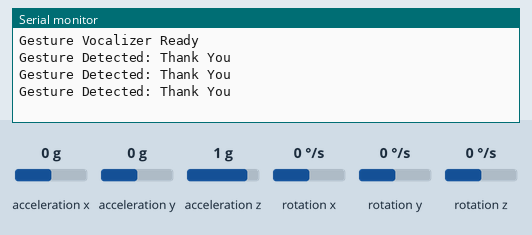
Bench run of a sketch on a simulated Arduino Uno, built with avr-gcc and run on an emulated ATmega328P. Shown: the last lines printed to the serial monitor. Inputs (shaded band) come from the test bench; at power-on: acceleration x 0 g, acceleration y 0 g, acceleration z 1 g, rotation x 0 °/s, rotation y 0 °/s, rotation z 0 °/s.

Above: at 1.2 s.
1.3 s: acceleration x set to -1.4 g
At 2.0 s:
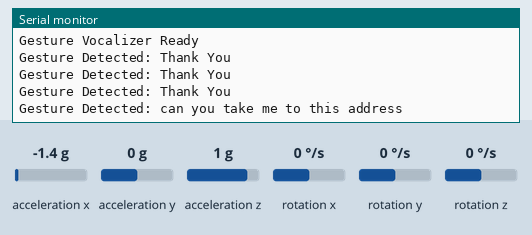
3.5 s: acceleration x set to 1.4 g
At 4.0 s:
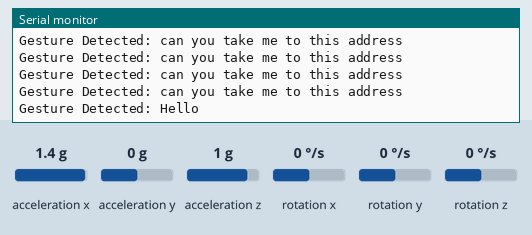

Measured:
- after the input at 1.3 s, the serial monitor: prints a new line after 0.26 s (image 1)
- after the input at 3.5 s, the serial monitor: prints a new line after 0.11 s (image 2)

The sketch:

gesture_vocalizer.ino
```cpp
#include <Wire.h>
#include <MPU6050.h>
#include <SoftwareSerial.h>
MPU6050 mpu;
SoftwareSerial BT(2, 3); // RX, TX (Connect HC-05 TX to D2 and RX to D3 via voltage divider)
void setup() {
    Serial.begin(9600);
    BT.begin(9600);
    Wire.begin();
    // Initialize MPU6050
    mpu.initialize();
    if (!mpu.testConnection()) {
        Serial.println("MPU6050 connection failed!");
        while (1); // Stop execution if MPU6050 is not detected
    }
    Serial.println("Gesture Vocalizer Ready");
}
void loop() {
    int16_t ax, ay, az, gx, gy, gz;
    mpu.getMotion6(&ax, &ay, &az, &gx, &gy, &gz);
    // Example Gesture Mapping (Modify as needed)
    if (ax > 15000) {
        BT.println("Hello");  // Send "Hello" via Bluetooth
        Serial.println("Gesture Detected: Hello");
    } else if (ax < -15000) {
        BT.println("Goodbye");
        Serial.println("Gesture Detected: can you take me to this address");
    } else if (ay > 15000) {
        BT.println("Yes");
        Serial.println("Gesture Detected: I need my medicine");
    } else if (ay < -15000) {
        BT.println("No");
        Serial.println("Gesture Detected: I am sick");
    } else if (az > 15000) {
        BT.println("Thank You");
        Serial.println("Gesture Detected: Thank You");
    }
    delay(500); // Adjust delay based on response speed
}
```
